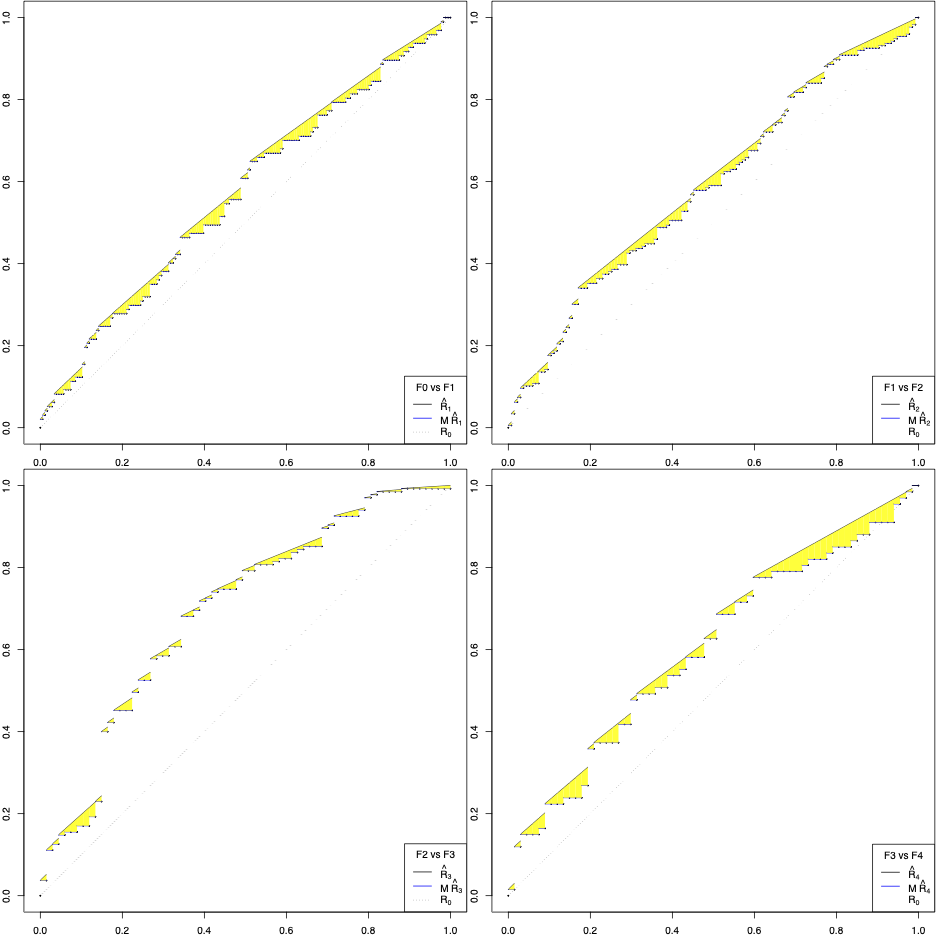

This figure's R source:
rm(list=ls(all=TRUE))
source("MUSOLibrary.R")
load("MFAP4.Rdata")

Rmn01 = Rmn(Data_MFAP4$F0, Data_MFAP4$F1);
Rmn12 = Rmn(Data_MFAP4$F1, Data_MFAP4$F2);
Rmn23 = Rmn(Data_MFAP4$F2, Data_MFAP4$F3);
Rmn34 = Rmn(Data_MFAP4$F3, Data_MFAP4$F4);

LSMRmn010 = LSMRmn0(Rmn01); LSMRmn011 = LSMRmn1(Rmn01);
LSMRmn120 = LSMRmn0(Rmn12); LSMRmn121 = LSMRmn1(Rmn12);
LSMRmn230 = LSMRmn0(Rmn23); LSMRmn231 = LSMRmn1(Rmn23);
LSMRmn340 = LSMRmn0(Rmn34); LSMRmn341 = LSMRmn1(Rmn34);

n0 = length(Data_MFAP4$F0); 
n1 = length(Data_MFAP4$F1); 
n2 = length(Data_MFAP4$F2); 
n3 = length(Data_MFAP4$F3); 
n4 = length(Data_MFAP4$F4); 

u01 = seq(0,1,by=1/n1)
u12 = seq(0,1,by=1/n2)
u23 = seq(0,1,by=1/n3)
u34 = seq(0,1,by=1/n4)

#pdf("Figure_3_MFAP4.pdf", width=8, heigh=8)

par(mfrow=c(2,2))
par(mar=c(2,2,0.1,0.1))
### F0 vs F1
plot(u01,Rmn01,xlim=c(0,1),ylim=c(0,1),pch=20,cex=0.25)
lines(c(0,1),c(0,1),lty=3)
for(i in 1:(n1)){
  lines(c(u01[i],u01[i+1]), c(Rmn01[i+1],Rmn01[i+1]),col="blue")
  lines(c(u01[i],u01[i+1]), c(LSMRmn010[i],LSMRmn011[i]))
  polygon(c(u01[i],u01[i],u01[i+1],u01[i+1]), c(Rmn01[i+1],LSMRmn010[i],LSMRmn011[i],Rmn01[i+1]),col="yellow",border=FALSE)
}
legend("bottomright",legend=c(expression(hat(R)[1]),
                              expression(M~hat(R)[1]),
                              expression(R[0])),
       col=c("black","blue","black"),
       lty=c(1,1,3), title = "F0 vs F1")
### F1 vs F2
plot(u12,Rmn12,xlim=c(0,1),ylim=c(0,1),pch=20,cex=0.25)
lines(c(0,1),c(0,1),lty=3)
for(i in 1:(n2)){
  lines(c(u12[i],u12[i+1]), c(Rmn12[i+1],Rmn12[i+1]),col="blue")
  lines(c(u12[i],u12[i+1]), c(LSMRmn120[i],LSMRmn121[i]))
  polygon(c(u12[i],u12[i],u12[i+1],u12[i+1]), c(Rmn12[i+1],LSMRmn120[i],LSMRmn121[i],Rmn12[i+1]),col="yellow",border=FALSE)
}
legend("bottomright",legend=c(expression(hat(R)[2]),
                              expression(M~hat(R)[2]),
                              expression(R[0])),
       col=c("black","blue","black"),
       lty=c(1,1,3), title = "F1 vs F2")
### F2 vs F3
plot(u23,Rmn23,xlim=c(0,1),ylim=c(0,1),pch=20,cex=0.25)
lines(c(0,1),c(0,1),lty=3)
for(i in 1:(n3)){
  lines(c(u23[i],u23[i+1]), c(Rmn23[i+1],Rmn23[i+1]),col="blue")
  lines(c(u23[i],u23[i+1]), c(LSMRmn230[i],LSMRmn231[i]))
  polygon(c(u23[i],u23[i],u23[i+1],u23[i+1]), c(Rmn23[i+1],LSMRmn230[i],LSMRmn231[i],Rmn23[i+1]),col="yellow",border=FALSE)
}
legend("bottomright",legend=c(expression(hat(R)[3]),
                              expression(M~hat(R)[3]),
                              expression(R[0])),
       col=c("black","blue","black"),
       lty=c(1,1,3), title = "F2 vs F3")
### F3 vs F4
plot(u34,Rmn34,xlim=c(0,1),ylim=c(0,1),pch=20,cex=0.25)
lines(c(0,1),c(0,1),lty=3)
for(i in 1:(n4)){
  lines(c(u34[i],u34[i+1]), c(Rmn34[i+1],Rmn34[i+1]),col="blue")
  lines(c(u34[i],u34[i+1]), c(LSMRmn340[i],LSMRmn341[i]))
  polygon(c(u34[i],u34[i],u34[i+1],u34[i+1]), c(Rmn34[i+1],LSMRmn340[i],LSMRmn341[i],Rmn34[i+1]),col="yellow",border=FALSE)
}
legend("bottomright",legend=c(expression(hat(R)[4]),
                              expression(M~hat(R)[4]),
                              expression(R[0])),
       col=c("black","blue","black"),
       lty=c(1,1,3), title = "F3 vs F4")
par(mfrow=c(1,1))


#dev.off()